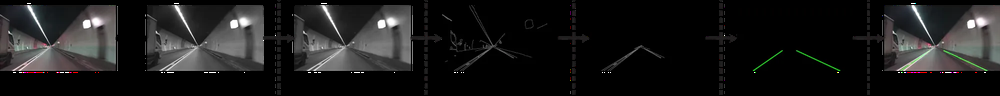
#> input picture data/resources/image.png, 1000 x 96 px, shrunk from 2000 x 193 before the run
$ python -i detect.py   (imports and definitions only)
#> lines starting #> are read from the running program, lines starting #| are printed output that depends on the picture; after the words box and inside, x2 and y2 are one past the last pixel; in counts of white or black regions, pixels touching at a corner belong together
#> further down, picture is the input picture: shape (96, 1000, 3); mean B, G, R 27.1, 27.3, 27.5
import cv2
import numpy as np
import math

def region_of_interest(img, vertices):
    # Create a blank mask matching the image dimensions
    mask = np.zeros_like(img)
    # Determine mask color based on image channels
    if len(img.shape) > 2:
        channel_count = img.shape[2]
        match_mask_color = (255,) * channel_count
    else:
        match_mask_color = 255
    # Fill the polygon defined by vertices
    cv2.fillPoly(mask, [vertices], match_mask_color)
    # Return the image only in the masked region
    return cv2.bitwise_and(img, mask)


def draw_lines(img, lines, color=(0, 0, 255), thickness=5):
    # Make a blank image to draw lines on
    line_img = np.zeros_like(img)
    if lines is None:
        return img
    # Draw each line segment
    for x1, y1, x2, y2 in lines:
        cv2.line(line_img, (x1, y1), (x2, y2), color, thickness)
    # Overlay the lines on the original image
    return cv2.addWeighted(img, 0.8, line_img, 1.0, 0.0)


def pipeline(frame):
    """
    Process a video frame or image to detect and overlay lane lines.
    """
    height, width = frame.shape[:2]
#> height = 96; width = 1000
    # Define a triangular region of interest
    vertices = np.array([
        (0, height),
        (width // 2, height * 3 // 5),
        (width, height)
    ], dtype=np.int32)
#> vertices = [[0, 96], [500, 57], [1000, 96]]

    # 1. Convert to grayscale
    gray = cv2.cvtColor(frame, cv2.COLOR_BGR2GRAY)
    # 2. Apply Gaussian blur
    blur = cv2.GaussianBlur(gray, (5, 5), 0)
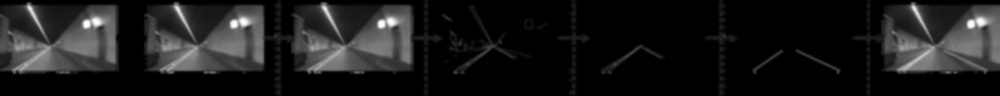
#> blur: shape (96, 1000); min 0, max 255, mean 27.3
    # 3. Perform Canny edge detection
    edges = cv2.Canny(blur, 100, 200)
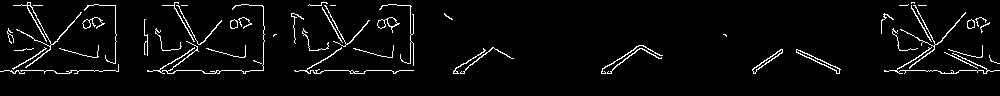
#> edges: shape (96, 1000); 4% white in thin lines or dots, all inside (x1, y1, x2, y2) = (0, 2, 1000, 74)
    # 4. Mask edges image to region of interest
    masked = region_of_interest(edges, vertices)
#> in region_of_interest, `cv2.fillPoly(mask, [vertices], match_mask_color)`:
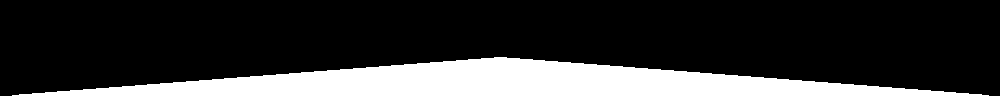
#> mask: shape (96, 1000); 20.3% white; 1 white region, box (x1, y1, x2, y2) and area: (12, 57, 989, 96) 19521
#> in region_of_interest, `return cv2.bitwise_and(img, mask)`:
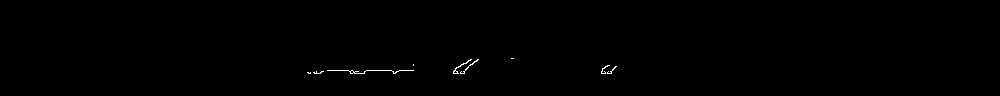
#> returned value: shape (96, 1000); 0.26% white in thin lines or dots, all inside (x1, y1, x2, y2) = (307, 58, 617, 74)
    # 5. Run Hough transform to find line segments
    segments = cv2.HoughLinesP(
        masked,
        rho=6,
        theta=np.pi / 60,
        threshold=160,
        minLineLength=40,
        maxLineGap=25
    )
#> segments = [[327, 70, 413, 70]]

    if segments is None:
        return frame

    # 6. Separate segments into left and right based on slope
    left_x, left_y, right_x, right_y = [], [], [], []
    for seg in segments:
        for x1, y1, x2, y2 in seg:
            if x2 == x1:
                continue
            slope = (y2 - y1) / (x2 - x1)
            # Filter out nearly horizontal lines
            if abs(slope) < 0.5:
                continue
            if slope < 0:
                left_x.extend([x1, x2])
                left_y.extend([y1, y2])
            else:
                right_x.extend([x1, x2])
                right_y.extend([y1, y2])
#> this loop made 1 pass
#> after the loop, left_x = []; left_y = []; right_x = []; right_y = []

    # 7. Fit a single line to each side using polyfit
    y_max = height
#> y_max = 96
    y_min = int(height * 3 / 5)
#> y_min = 57
    lines = []

    if left_x and left_y:
        left_fit = np.poly1d(np.polyfit(left_y, left_x, deg=1))
        x_start = int(left_fit(y_max))
        x_end = int(left_fit(y_min))
        lines.append((x_start, y_max, x_end, y_min))

    if right_x and right_y:
        right_fit = np.poly1d(np.polyfit(right_y, right_x, deg=1))
        x_start = int(right_fit(y_max))
        x_end = int(right_fit(y_min))
        lines.append((x_start, y_max, x_end, y_min))

    # 8. Draw the lane lines back onto the original frame
    output = draw_lines(frame, lines)
#> after the loop in draw_lines, `for x1, y1, x2, y2 in lines:`: line_img: shape (96, 1000, 3); every value is 0
#> in draw_lines, `return cv2.addWeighted(img, 0.8, line_img, 1.0, 0.0)`:
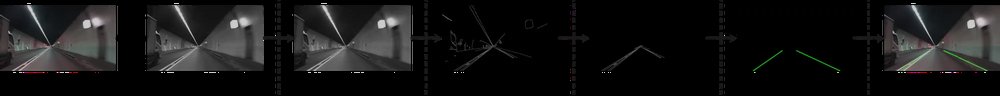
#> returned value: shape (96, 1000, 3); mean of channels 0, 1, 2 21.7, 21.8, 22; drawn as B, G, R
    return output


def detect_lane(frame):
    """
    Alias for pipeline, for compatibility.
    """
    return pipeline(frame)

>>> import cv2
>>> picture = cv2.imread('../../data/resources/image.png')
>>> result = pipeline(picture)
